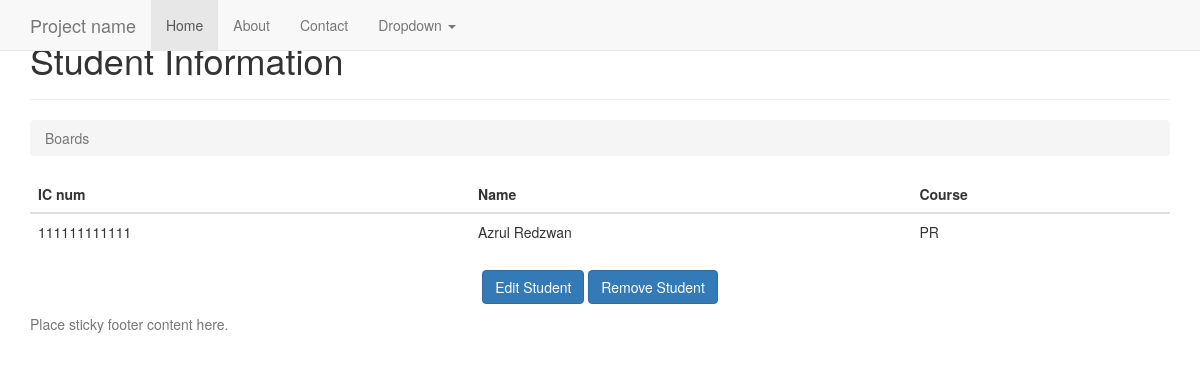
/1/, run on the app's committed database.
### student/models.py (models this page shows, shortened)
class student(models.Model):
	PROGRAMMING = 'PR'
	NETWORKING = 'NT'
	PCTECH = 'PC'
	COURSE_CHOICES = (
		(PROGRAMMING, 'Programming'),
		(NETWORKING, 'Networking'),
		(PCTECH, 'PC Technichian'),
		)
	icnum = models.CharField('IC Number',max_length=12,unique=True,blank=False,null=False)
	name = models.CharField('Name',max_length=300,blank=False,null=False)
	course = models.CharField('Coursework',max_length=2,choices=COURSE_CHOICES,default=PCTECH)
	createdby = models.ForeignKey('auth.User', on_delete=models.CASCADE)
	created_date = models.DateTimeField('Created Date',auto_now_add=True)

### student/views.py (the view)
# urls.py: url(r'^(?P<pk>\d+)/$', views.student_detail, name='student_detail'),
def student_detail(request,pk):
    Student = get_object_or_404(student, pk=pk)
    return render(request, 'student/student_detail.html', {'student': Student})

### templates/student/student_detail.html
{% extends 'base.html' %}
{% block content %}
      <div class="page-header">
        <h1>Student Information</h1>
      </div>
      <ol class="breadcrumb my-4">
        <li class="breadcrumb-item active">Boards</li>
      </ol>
      <table class="table">
        <thead class="thead-inverse">
          <tr>
            <th>IC num</th>
            <th>Name</th>
            <th>Course</th>
          </tr>
        </thead>
        <tbody>
            <tr>
              <td>
                {{ student.icnum }}
              </td>
              <td class="align-middle">{{ student.name }}</td>
              <td class="align-middle">{{ student.course }}</td>
            </tr>
        </tbody>
	  </table>
     <p class="text-center">
      <a href="{% url 'student_edit' student.pk %}" class="btn btn-primary" >Edit Student</a>
      <a href="{% url 'student_remove' student.pk %}" class="btn btn-primary" >Remove Student</a>
    </p>
{% endblock %}

### data on the page
student: icnum "111111111111", name "Azrul Redzwan", course "PR"
